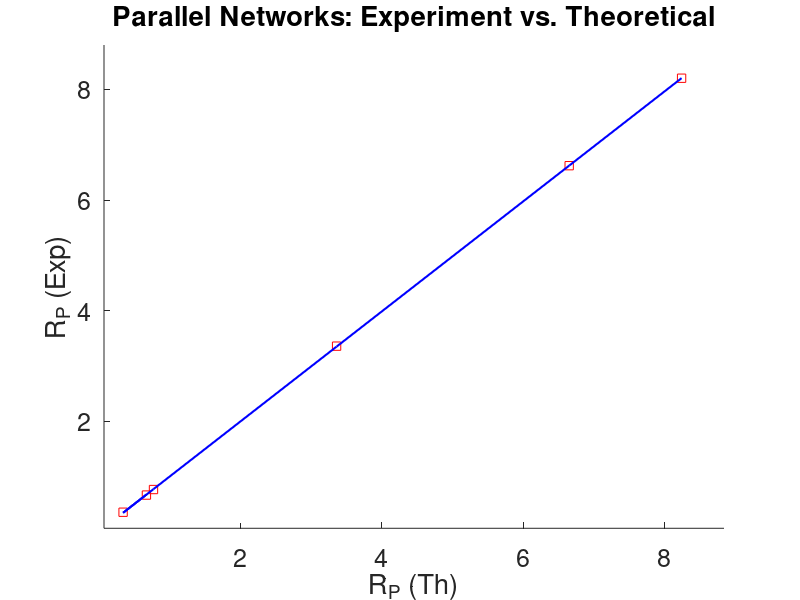

Source code (MATLAB): (Note: this script raises an error after producing the figure.)
% Parallel
R_ep=[0.67,0.36,0.77,3.36,6.62,8.20];
R_th=[0.67,0.34,0.77,3.36,6.65,8.24];
R_pp=R_ep./R_th;
n=length(R_pp);
R_slope=sum(R_pp)/n;
R_error=sqrt(sum(abs(R_pp-R_slope).^2)/(n-1));
p=polyfit(R_th,R_ep,1);
f=p(1)*R_th+p(2);
[R_slope,R_error]% custom: slope +/- error
[p(1),std(R_pp)]% check: slope +/- error
h=figure(1);
hold on;
plot(R_th,R_ep,'sr',R_th,f,'-b','Linewidth',1.5);
fontSize=18;
set(gca,'fontSize',fontSize);
title('Parallel Networks: Experiment vs. Theoretical');
xlabel('R_{P} (Th)');
ylabel('R_{P} (Exp)');
x0=R_th(1);% x-axix: initial
x1=R_th(n);% x-axis: length
y0=R_ep(1);% y-axix: initial
y1=R_ep(n);% y-axis: length
xlim([x0-0.6,x1+0.6]);
ylim([y0-0.6,y1+0.6]);
dim=[0.2 0.5 0.3 0.3];
str={['R_{P} = ' num2str(R_slope) ' \pm ' num2str(round(R_error,4)) '\Omega']};
annotation('textbox',dim,'String',str,'FitBoxToText','on','fontSize',15);
box on;
hold off;
exportgraphics(h,'lab4_parallel.jpeg');

% Series
R_ep=[3.01,1.52,4.31,14.98,29.80,57.40];
R_th=[2.99,1.51,4.29,15.04,29.91,57.37];
R_ss=R_ep./R_th;
n=length(R_ss);
R_slope=sum(R_ss)/n;
R_error=sqrt(sum(abs(R_ss-R_slope).^2)/(n-1));
p=polyfit(R_th,R_ep,1);
f=p(1)*R_th+p(2);
[R_slope,R_error]% custom: slope +/- error
[p(1),std(R_ss)]% check: slope +/- error
h=figure(1);
hold on;
plot(R_th,R_ep,'sr',R_th,f,'-b','Linewidth',1.5);
fontSize=18;
set(gca,'fontSize',fontSize);
title('Series Networks: Experiment vs. Theoretical');
xlabel('R_{S} (Th)');
ylabel('R_{S} (Exp)');
x0=R_th(1);% x-axix: initial
x1=R_th(n);% x-axis: length
y0=R_ep(1);% y-axix: initial
y1=R_ep(n);% y-axis: length
xlim([x0-2.8,x1+4]);
ylim([y0-2.8,y1+4]);
dim=[0.2 0.5 0.3 0.3];
str={['R_{S} = ' num2str(R_slope) ' \pm ' num2str(round(R_error,4)) '\Omega']};
annotation('textbox',dim,'String',str,'FitBoxToText','on','fontSize',15);
box on;
hold off;
exportgraphics(h,'lab4_series.jpeg');
